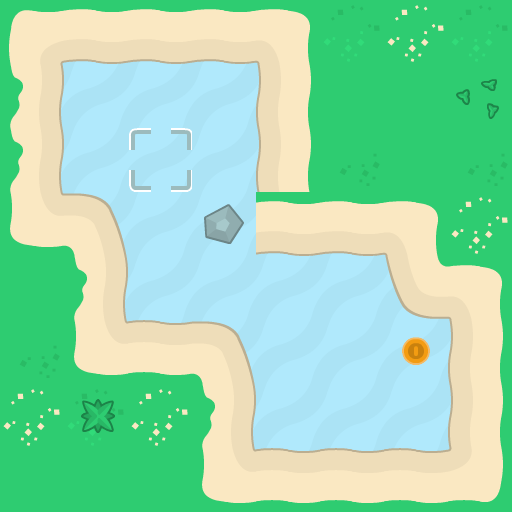

Below is a game level as drawn by its tile map, then a one-line description and the .tmx file that defines it, in full:
An orthogonal 8x8 tile map with 64x64 px tiles, 4 tile layers (background, walls, foreground, objects).

<map version="1.10" tiledversion="1.11.2" orientation="orthogonal" renderorder="right-down" width="8" height="8" tilewidth="64" tileheight="64" infinite="0" nextlayerid="6" nextobjectid="1">
 <properties>
  <property name="character_bottom" value="[[16,0]]" />
  <property name="character_left" value="[[16,3]]" />
  <property name="character_right" value="[[16,2]]" />
  <property name="character_top" value="[[16,1]]" />
 </properties>
 <tileset firstgid="1" source="tiles_sheet.tsx" />
 <layer id="4" name="background" width="8" height="8">
  <data encoding="csv">
77,77,77,77,77,77,77,77,
77,77,77,77,77,77,77,77,
77,77,77,77,77,77,77,77,
77,77,77,77,77,77,77,77,
77,77,77,77,77,77,77,77,
77,77,77,77,77,77,77,77,
77,77,77,77,77,77,77,77,
77,77,77,77,77,77,77,77
</data>
 </layer>
 <layer id="1" name="walls" width="8" height="8">
  <data encoding="csv">
38,58,58,58,39,41,25,41,
43,0,0,0,23,24,24,24,
43,0,0,0,23,42,24,42,
55,9,0,54,58,58,39,25,
24,43,0,0,0,0,57,39,
42,55,7,9,0,0,0,23,
25,41,25,43,0,0,0,23,
24,24,24,55,7,7,7,56
</data>
 </layer>
 <layer id="5" name="foreground" width="8" height="8">
  <data encoding="csv">
0,0,0,0,0,0,0,0,
0,0,0,0,0,0,0,93,
0,0,0,0,0,0,0,0,
0,0,0,0,0,0,0,0,
0,0,0,0,0,0,0,0,
0,0,0,0,0,0,0,0,
0,76,0,0,0,0,0,0,
0,0,0,0,0,0,0,0
</data>
 </layer>
 <layer id="3" name="objects" width="8" height="8">
  <data encoding="csv">
0,0,0,0,0,0,0,0,
0,0,0,0,0,0,0,0,
0,0,102,0,0,0,0,0,
0,0,0,0,0,0,0,0,
0,0,0,0,0,0,0,0,
0,0,0,0,0,0,85,0,
0,0,0,0,0,0,0,0,
0,0,0,0,0,0,0,0
</data>
 </layer>
</map>
